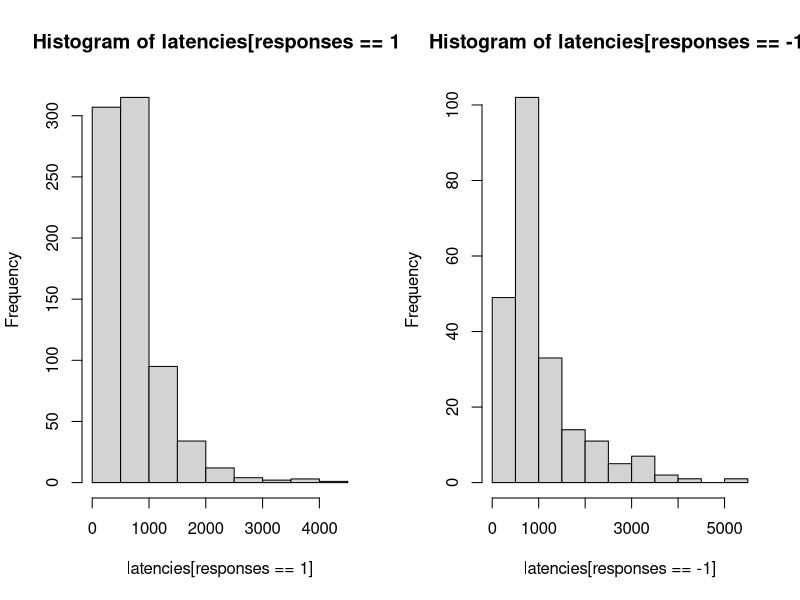

Here is the R script that generated this plot:
#Full diffusion model 
nreps <- 1000
nsamples <- 5000

drift <- 0.15 
s <- 0.1
a <- 0.1
sz <- 0.1
sv <- 0.18
st0 <- 180
ter <- 200
dt <- 0.001

latencies <- rep(0,nreps) 
responses <- rep(0,nreps)
evidence <- matrix(0, nreps, nsamples+1) 
for (i in c(1:nreps)) { 
  sp <- runif(1,-sz*a, sz*a)
  v <- rnorm(1,drift,sv)
  evidence[i,] <- cumsum(c(sp,rnorm(nsamples,v*dt,sqrt(dt)*s)))  
  p <-  which(abs(evidence[i,])>a)[1]
  responses[i] <- sign(evidence[i,p])
  latencies[i]  <- p
}
latencies <- latencies + runif(nreps,ter-st0/2,ter+st0/2)

layout(m=array(1:2,dim=c(1,2)))
hist(latencies[responses==1])
hist(latencies[responses==-1])
